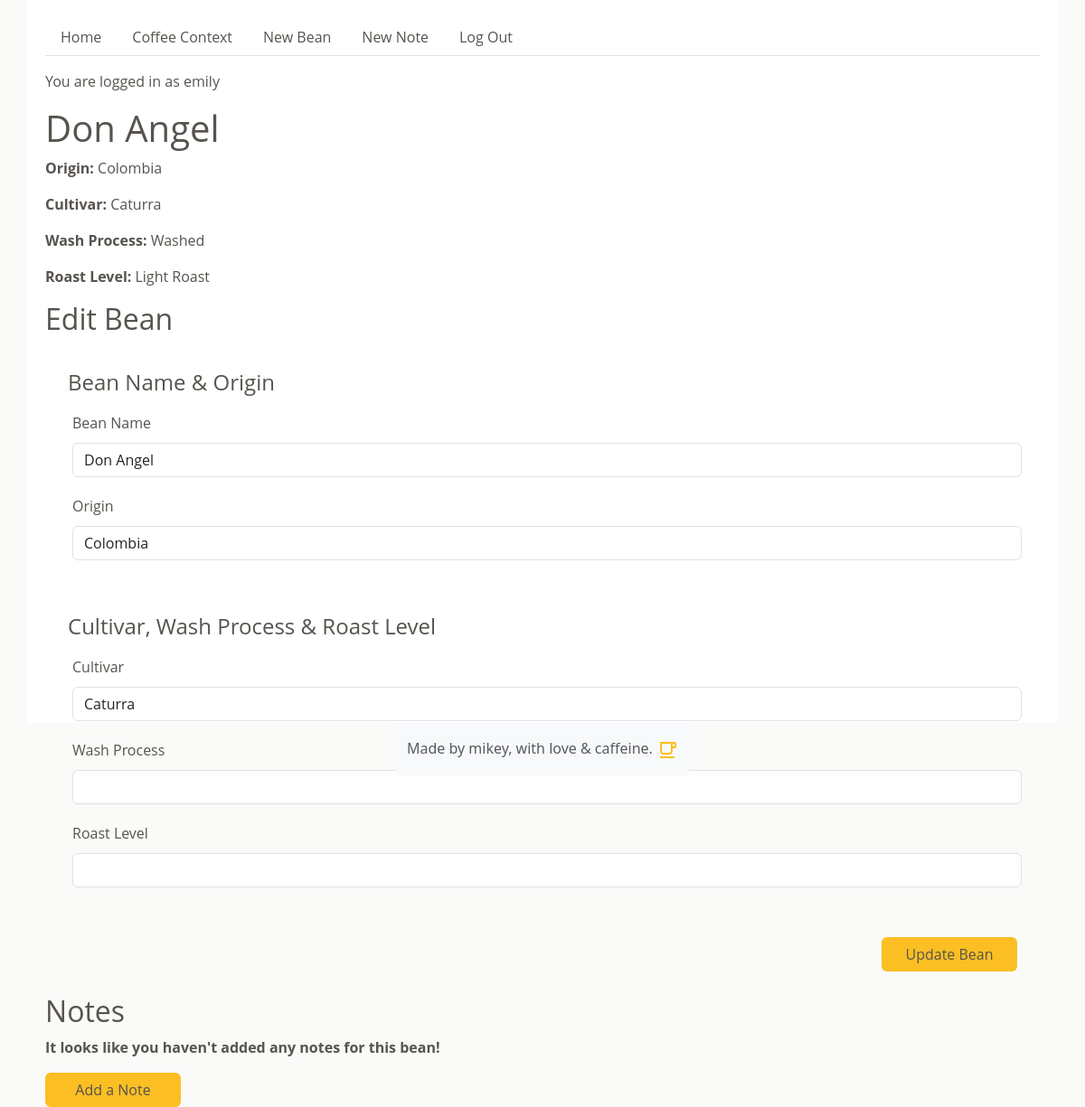
/bean/2 (signed in), run on the app's committed database.
### ch_100_app/models.py (models this page shows, shortened)
class User(UserMixin, db.Model):
    id = db.Column(db.Integer, primary_key=True)
    username = db.Column(db.String(80), nullable=False, unique=True)
    password = db.Column(db.String(80), nullable=False)

class Bean(db.Model):
    id = db.Column(db.Integer, primary_key=True)
    name = db.Column(db.String(60), nullable=False)
    origin = db.Column(db.String(100), nullable=False)
    cultivar = db.Column(db.String(60))
    wash_process = db.Column(db.Enum(WashProcess), nullable=False)
    roast_level = db.Column(db.Enum(RoastLevel), nullable=False)
    created_by_id = db.Column(db.Integer, db.ForeignKey("user.id"), nullable=False)
    notes = db.relationship("Note", back_populates="bean")
    created_by = db.relationship("User")

### ch_100_app/main/routes.py (the view, shortened to what this page needs)
@main.route("/bean/<bean_id>", methods=["GET", "POST"])
@login_required
def bean_detail(bean_id):
    bean = Bean.query.get(bean_id)
    form = BeanForm(obj=bean)
    form.submit.label.text = "Update Bean"
    form.wash_process.value = bean.wash_process
    form.wash_process.placeholder = bean.wash_process
    print(form.wash_process)
    print(bean.wash_process)
    notes = bean.notes
    return render_template("bean_detail.html", bean=bean, form=form, notes=notes)

### ch_100_app/extensions.py (called while the page is built)
@login_manager.user_loader
def load_user(user_id):
    return User.query.get(user_id)

### ch_100_app/utils.py (called while the page is built)
    def __str__(self):
        return str(self.value)

### ch_100_app/templates/bean_detail.html (shortened to what this page needs)
{% extends 'base.html' %}
{% from "_render_field.html" import render_field %}
{% block content %}
<h1>{{ bean.name }}</h1>
<p><strong>Origin:</strong> {{ bean.origin }}</p>
<p><strong>Cultivar:</strong> {{ bean.cultivar }}</p>
<p><strong>Wash Process:</strong> {{ bean.wash_process }}</p>
<p><strong>Roast Level:</strong> {{ bean.roast_level }}</p>
<h2>Edit Bean</h2>
<form method="POST" action="{{ url_for('main.bean_detail', bean_id=bean.id) }}">
    <section>
    <fieldset>
      <legend>Bean Name & Origin</legend>
      {{ render_field(form.name) }}
      {{ render_field(form.origin) }}
    </fieldset>
  </section>
  <section>
    <fieldset>
      <legend>Cultivar, Wash Process & Roast Level</legend>
      {{ render_field(form.cultivar) }}
      {{ render_field(form.wash_process) }}
      {{ render_field(form.roast_level) }}
    </fieldset>
  </section>
  <section>
    <fieldset>
      {{ form.submit(class="btn")}}
    </fieldset>
  </section>
</form>
<h2>Notes</h1>
{% if notes %}
  {% for note in notes %}
    <div class="bean_detail_order">
      <a href="/note/{{ note.id }}"<p><strong>{{ note.order}} order recorded on {{ note.date_recorded }}</strong></p></a>
      <div>
        <p><strong>Observations:</strong> {{ note.observations }}</p>
        {% set aroma_names = [] %}
        {% for aroma in note.aromas %}
            {% set _ = aroma_names.append(aroma.name) %}
        {% endfor %}
        <p><strong>Aromas:</strong> {{ aroma_names|join(', ') }}</p>
        {% set flavor_names = [] %}
        {% for flavor in note.flavors %}
            {% set _ = flavor_names.append(flavor.name) %}
        {% endfor %}
        <p><strong>Flavors:</strong> {{ flavor_names|join(', ') }}</p>
        {% set aftertaste_names = [] %}
        {% for aftertaste in note.aftertastes %}
            {% set _ = aftertaste_names.append(aftertaste.name) %}
        {% endfor %}
        <p><strong>Aftertastes:</strong> {{ aftertaste_names|join(', ') }}</p>
        {% set acidity_names = [] %}
        {% for acidity in note.acidities %}
            {% set _ = acidity_names.append(acidity.name) %}
        {% endfor %}
        <p><strong>Accidities:</strong> {{ acidity_names|join(', ') }}</p>
        {% set mouthfeel_names = [] %}
        {% for mouthfeel in note.mouthfeels %}
            {% set _ = mouthfeel_names.append(mouthfeel.name) %}
        {% endfor %}
        <p><strong>Mouthfeels:</strong> {{ mouthfeel_names|join(', ') }}</p>
        <form method="POST" action="/delete_note/{{ note.id }}">
          <button type="submit" class="btn delete">Delete Note</button>
        </form>
      </div>    </div>
  {% endfor %}
{% else %}
  <p><strong>It looks like you haven't added any notes for this bean!</strong></p>
  <button id="add-a-note" class="btn"><a href="{{ url_for('main.new_note') }}">Add a Note</a>
{% endif %}
{% endblock %}

### ch_100_app/templates/base.html (shortened to what this page needs)
<!DOCTYPE html>
<html lang="en">
  <head>
    <link
      href="https://cdn.jsdelivr.net/npm/bootstrap@5.3.3/dist/css/bootstrap.min.css"
      rel="stylesheet"
    />
    <link rel="stylesheet" href="/static/style.css" />
  </head>
  <body>
    <div id="base-content">
      <ul class="nav nav-tabs">
        <li>
          <a class="nav-link" href="/">Home</a>
        </li>
        <li>
          <a class="nav-link" href="/coffee_context"
            >Coffee Context</a
          >
        </li>
        {% if current_user.is_authenticated %}
        <li class="nav-item">
          <a class="nav-link" href="/new_bean">New Bean</a>
        </li>
        <li class="nav-item">
          <a class="nav-link" href="/new_note">New Note</a>
        </li>
        <li class="nav-item">
          <a class="nav-link" href="/logout">Log Out</a>
        </li>
        {% endif %}
      </ul>
       {% if current_user.is_authenticated %}
      <p>You are logged in as {{ current_user.username }}</p>
      {% endif %} {% block content %} {% endblock %}
    </div>
  </body>
  <footer class="footer mt-auto py-3 bg-body-tertiary">
    <div class="container">
      <span class="text-body-secondary"
        >Made by mikey, with love & caffeine.
      </span>
    </div>
  </footer>
</html>

### ch_100_app/templates/_render_field.html (shortened to what this page needs)
{% macro render_field(field) %}
<div class="form-group">
  {{ field.label(class="form-control-label") }}
  {{ field(class="form-control", **kwargs) }}
</div>
{% endmacro %}

### ch_100_app/static/style.css (style rules this page uses)
html { height: 100%; }
body { display: flex; flex-direction: column; align-items: center; background-color: #fafaf9; height: 100%; }
#base-content { font-family: 'Open Sans', sans-serif; color: #57534e; width: 95%; background-color: white; padding: 20px; height: 100%; }
.nav { margin-bottom: 1rem; }
.nav-link { color: #57534e; }
fieldset { display: flex; flex-direction: column; margin: 20px 0; padding: 20px; }
fieldset * { margin: 5px; }
fieldset input { padding: 5px; }
input[type='submit'] { width: 150px; align-self: flex-end; color: #57534e; }
.btn { background-color: #fbbf24; }
#add-a-note { width: 150px; }
#add-a-note a { text-decoration: none; color: #57534e; }
fieldset { margin-top: 0; margin-bottom: 0; }
footer { margin-top: auto; }

### data on the page
User: username "emily"
Bean: name "Don Angel", origin "Colombia", cultivar "Caturra", wash_process "Washed", roast_level "Light Roast"

### other printed values
{{ field.label(class="form-control-label") }} "Bean Name Origin Cultivar Wash Process Roast Level"
